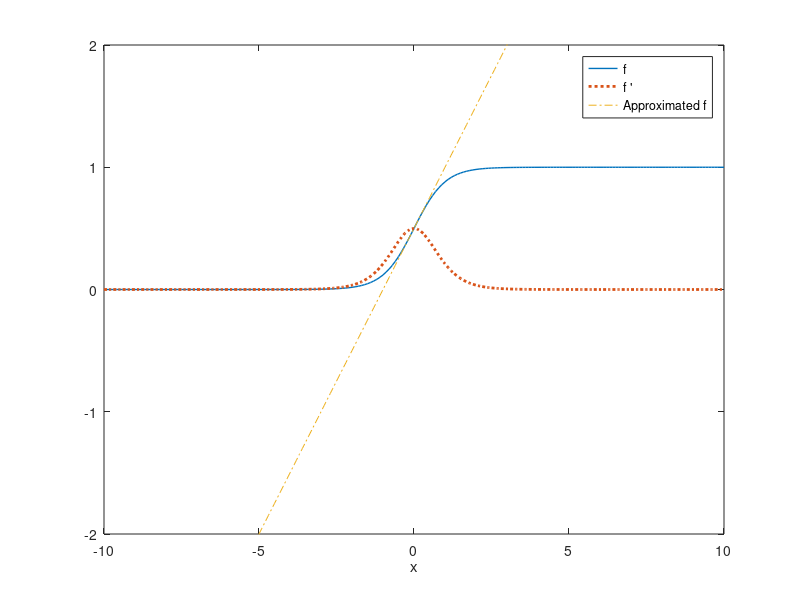

Here is the MATLAB script that generated this plot:
a = 2;
b = 0;
x = -10:.1:10;

figure;
f = 1 ./ (1+exp(a.*(b-x)));
f1 = a .* f .* (1-f);
g = 0.5 + 0.25 .* a .* (x-b);

plot(x,f,'-', 'LineWidth',  1);
xlabel('x');
hold on;
plot(x, f1, ':', 'LineWidth',  2);
plot(x, g, '-.');
ylim([-2,2])
legend('f', 'f ''', 'Approximated f')

saveas(gcf, 'assignment-3.png', 'png')